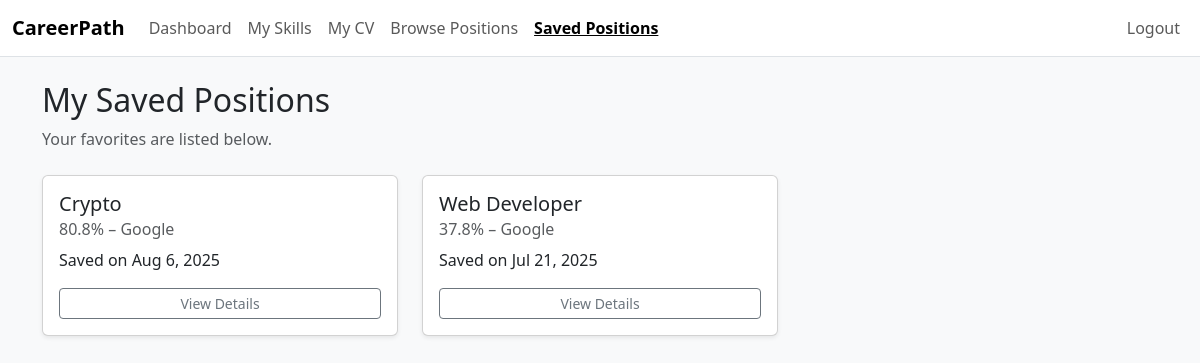
/accounts/saved/ (signed in), run on the app's committed database.
### positions/models.py (models this page shows, shortened)
class Position(models.Model):
    STATUS_CHOICES = [
        ('draft',     'Draft'),
        ('posted',    'Posted'),
        ('retracted', 'Retracted'),
        ('deleted',   'Deleted'),
    ]
    title       = models.CharField(max_length=200)
    company     = models.CharField(max_length=200)
    description = models.TextField(blank=True)
    tags        = models.ManyToManyField(Tag, blank=True)
    status      = models.CharField(
                     max_length=10,
                     choices=STATUS_CHOICES,
                     default='draft'
                  )
    created_at  = models.DateTimeField(auto_now_add=True)
    updated_at  = models.DateTimeField(auto_now=True)

### accounts/models.py (models this page shows, shortened)
class SavedPosition(models.Model):
    profile  = models.ForeignKey(
                   StudentProfile,
                   on_delete=models.CASCADE,
                   related_name="saved_positions",
               )
    position = models.ForeignKey(
                   Position,
                   on_delete=models.CASCADE,
               )
    saved_at = models.DateTimeField(auto_now_add=True)
    class Meta:
        ordering = ["-saved_at"]

### accounts/views.py (the view)
# urls.py: path('saved/',                 views.saved_positions_view,    name='student_saved_positions'),
@login_required(login_url='accounts:student_login')
def saved_positions_view(request):
    profile = request.user.student_profile
    qset    = SavedPosition.objects.filter(profile=profile).select_related('position')
    wrapped = [
        SimpleNamespace(
            position    = sp.position,
            saved_at    = sp.saved_at,
            match_score = _calculate_match_score(profile, sp.position),
        )
        for sp in qset
    ]
    return render(request, 'accounts/student_saved_positions.html', {
        'saved_positions': wrapped,
    })

### accounts/views.py (called while the page is built)
def _calculate_match_score(profile, position):
    prof_map  = { ss.skill_id: ss.proficiency for ss in profile.student_skills.all() }
    reqs      = position.requirements.all()
    total_imp = reqs.aggregate(sum=Sum('importance'))['sum'] or 0
    if total_imp == 0:
        return 0.0
    score = 0.0
    for r in reqs:
        weight = r.importance / total_imp * 100
        stu    = prof_map.get(r.skill_id)
        if stu:
            num   = {'low':40,'medium':75,'high':100}[stu]
            ratio = num / r.level_pct
            score += weight * min(ratio, 1.0)
    return score

### accounts/templates/accounts/student_saved_positions.html (shortened to what this page needs)
{% extends "accounts/base_student.html" %}
{% block content %}
  <h2>My Saved Positions</h2>
  <p class="text-muted mb-4">Your favorites are listed below.</p>
  {% if saved_positions %}
    <div class="row gy-4">
      {% for sp in saved_positions %}
        <div class="col-md-4">
          <div class="card h-100 shadow-sm">
            <div class="card-body d-flex flex-column">
              <h5 class="card-title">{{ sp.position.title }}</h5>
              <h6 class="card-subtitle mb-2 text-muted">
                {{ sp.match_score|floatformat:1 }}% – {{ sp.position.company }}
              </h6>
              <p class="flex-grow-1">
                Saved on {{ sp.saved_at|date:"M j, Y" }}
              </p>
              <a href="{% url 'accounts:student_position_detail' sp.position.pk %}"
                 class="btn btn-sm btn-outline-secondary mt-auto">
                View Details
              </a>
            </div>
          </div>
        </div>
      {% endfor %}
    </div>
  {% else %}
    <p>You haven’t saved any positions yet.</p>
  {% endif %}
{% endblock %}

### data on the page
Position: position "Crypto", position.company "Google"
SavedPosition: saved_at "Aug 6, 2025"
Position: position "Web Developer", position.company "Google"
SavedPosition: saved_at "Jul 21, 2025"

### other printed values
{{ sp.match_score|floatformat:1 }} "80.8" "37.8"
